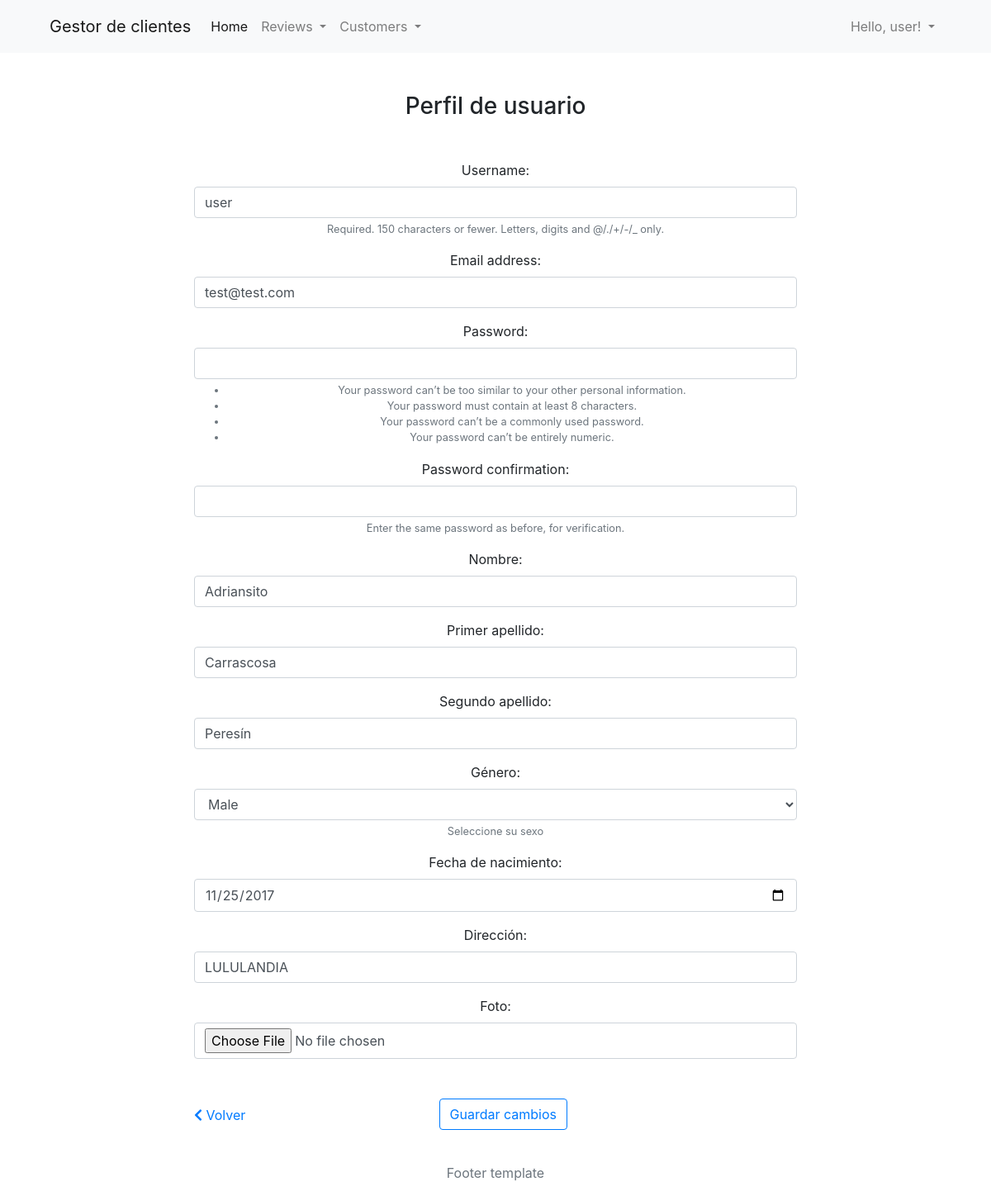
/accounts/profile/ (signed in), run on the app's committed database.
### gestion_clientes/models.py (models this page shows, shortened)
class Customer(models.Model):
    user = models.OneToOneField(User, verbose_name = "Usuario", on_delete = models.CASCADE)
    MALE = "M"
    FEMALE = "F"
    GENDER_OPTS = (
        (MALE, 'Male'),
        (FEMALE, 'Female'),
    )
    name = models.CharField(max_length = 30, verbose_name = "Nombre")
    middlename = models.CharField(max_length = 40, verbose_name = "Primer apellido")
    lastname = models.CharField(max_length = 40, verbose_name = "Segundo apellido")
    gender = models.CharField(max_length = 1, choices = GENDER_OPTS, default = MALE, verbose_name = "Género", help_text = "Seleccione su sexo")
    birthday = models.DateField(verbose_name = "Fecha de nacimiento", null = True, blank = True)
    address = models.CharField(max_length = 80, verbose_name = "Dirección")
    image = models.ImageField(null = True, blank = True, verbose_name= "Foto", upload_to = "images/")
    registered = models.DateTimeField(auto_now_add = True, verbose_name= "Fecha de registro")
    updated = models.DateTimeField(auto_now= True, verbose_name = "Fecha de edición")
    slug = models.SlugField()
    class Meta:
        verbose_name = "Cliente"
        verbose_name_plural = "Clientes"
        ordering = ("name", "birthday", "registered", "updated", 'gender')

### registration/views.py (the view)
# urls.py: path('profile/', views.profile_update, name = "profile"),
@transaction.atomic
def profile_update(request):
    if request.user.is_staff:
        return redirect('/admin/')
    if request.method == 'POST':
        customer_form = CustomerForm(request.POST, request.FILES, instance=request.user.customer)
        user_form = UserUpdateForm(request.POST, instance=request.user)
        if customer_form.is_valid() and user_form.is_valid():
            user_form.save()
            return redirect(reverse('profile') + '?updated')
    else:
        user_form = UserUpdateForm(instance=request.user)
        customer_form = CustomerForm(instance=request.user.customer)
    return render(request, 'registration/profile_update.html', {'customer_form': customer_form, 'user_form':user_form})

### gestion_clientes/forms.py (shortened to what this page needs)
class CustomerForm(forms.ModelForm):
    class Meta:
        model = Customer
        exclude = ['slug', 'products', 'user']
        widgets = { # Usamos el widget personalizado con uno de los formatos permitidos
            'birthday': DateInput(
                format='%Y-%m-%d'
            ),
        }

class UserUpdateForm(UserCreationForm):
    class Meta:
        model = User
        fields = ('username', 'email')
        error_messages = {
            'username': {
                'unique': ('El nombre de usuario debe ser único'),
                'max_length': ('Demasiado largo. Máximo de carácteres: 150'),
            },
        }
        help_text = {
            'username': ('Obligatorio. 150 carácteres o menos. Letras, números y @/./+/-/_ permitidos.'),
        }

### registration/templates/registration/profile_update.html (shortened to what this page needs)
{% extends 'base/base.html' %}
{% load widget_tweaks %}
{% block content %}
<div class="container">
    <div class="row">
        <div class="col-md-8 offset-md-2">
            <div class="text-center mt-5">
                <h3 class="mt-3 mb-5">Perfil de usuario</h3>
                <form action="" method="POST" enctype="multipart/form-data">
                    {% for field in user_form.visible_fields %}
                        <div class="form-group">
                        {{ field.label_tag }}
                        {% if user_form.is_bound %}
                            {% if field.errors %}
                            {% render_field field class="form-control is-invalid" %}
                            {% for error in field.errors %}
                                <div class="invalid-feedback">
                                {{ error }}
                                </div>
                            {% endfor %}
                            {% else %}
                            {% render_field field class="form-control is-valid" %}
                            {% endif %}
                        {% else %}
                            {% render_field field class="form-control" %}
                        {% endif %}
                        {% if field.help_text %}
                            <small class="form-text text-muted">{{ field.help_text|safe }}</small>
                        {% endif %}
                        </div>
                    {% endfor %}
                    {% for field in customer_form.visible_fields %}
                        <div class="form-group">
                        {{ field.label_tag }}
                        {% if customer_form.is_bound %}
                            {% if field.errors %}
                            {% render_field field class="form-control is-invalid" %}
                            {% for error in field.errors %}
                                <div class="invalid-feedback">
                                {{ error }}
                                </div>
                            {% endfor %}
                            {% else %}
                            {% render_field field class="form-control is-valid" %}
                            {% endif %}
                        {% else %}
                            {% render_field field class="form-control" %}
                        {% endif %}
                        {% if field.help_text %}
                            <small class="form-text text-muted">{{ field.help_text|safe }}</small>
                        {% endif %}
                        </div>
                    {% endfor %}
                    <div class="form-group row mb-3 mt-5">
                        <div class="col-md-12 text-center">
                            <a class="float-left pt-2" href={% url 'home' %}><i class="fas fa-chevron-left"></i> Volver</a>
                            <button style="position: relative; left: -3%;" type="submit" class="btn btn-outline-primary">
                                Guardar cambios
                            </button>
                        </div>
                    </div>
                </form>
            </div>
        </div>
    </div>
</div>
{% endblock content %}

### gestion_clientes/templates/base/base.html (shortened to what this page needs)
{% load widget_tweaks %}
<!DOCTYPE html>
<html lang="es">
<head>
    <link rel="stylesheet" href="https://maxcdn.bootstrapcdn.com/bootstrap/4.0.0/css/bootstrap.min.css"
>
    <link rel="stylesheet" href="https://use.fontawesome.com/releases/v5.6.1/css/all.css">
    {% load static %}
    <link rel="stylesheet" type="text/css" href="{% static 'base/css/base.css' %}">
</head>
<body>
    {% block navbar %}
        <nav class="navbar navbar-expand-lg navbar-light bg-light">
			<a class="navbar-brand" href="#">Gestor de clientes</a>
			<div class="collapse navbar-collapse" id="navbarNavAltMarkup">
				<div class="navbar-nav">
					<a class="nav-item nav-link active" href="{% url 'home' %}">Home <span class="sr-only">(current)</span></a>
                    <li class="nav-item dropdown">
                        <a class="nav-link dropdown-toggle" href="#" id="navbarDropdown" role="button" data-toggle="dropdown" aria-haspopup="true" aria-expanded="false">
                        Reviews
                        </a>
                    </li>
                    <li class="nav-item dropdown">
                        <a class="nav-link dropdown-toggle" href="#" id="navbarDropdown" role="button" data-toggle="dropdown" aria-haspopup="true" aria-expanded="false">
                        Customers
                        </a>
                    </li>
				</div>
			</div>
            {% if request.user.is_authenticated %}
            <div class="navbar-nav">
                <li class="nav-item dropdown">
                    <a class="nav-link dropdown-toggle" href="#" id="navbarDropdown" role="button" data-toggle="dropdown" aria-haspopup="true" aria-expanded="false">
                    Hello, {{request.user}}!
                    </a>
                </li>
            </div>
            {% endif %}
		</nav>
    {% endblock navbar %}
    {% block content %}
    {% endblock content %}
    {% block footer %}
    <footer class="mt-4">
    <div class="container">
        <div class="row">
            <div class="col-md-8 offset-md-2">
                <div class="text-center">
                    <p class="text-muted">Footer template</p>
                </div>
            </div>
        </div>
    </div>
    </footer>
    {% endblock footer %}
</body>
</html>

### gestion_clientes/static/base/css/base.css (style rules this page uses)
.navbar { padding: 1% 5%; }

### data on the page
Customer: name "Adriansito" "Carrascosa" "Peresín" "Male" "11/25/2017" "LULULANDIA"

### other printed values
{{ request.user }} "user"
{{ field.label_tag }} "Username:" "Email address:" "Password:" "Password confirmation:"
{{ field.help_text|safe }} "Required. 150 characters or fewer. Letters, digits and @/./+/-/_ only." "Enter the same password as before, for verification."
{{ field.label_tag }} "Nombre:" "Primer apellido:" "Segundo apellido:" "Género:" "Fecha de nacimiento:" "Dirección:" "Foto:"
{{ field.help_text|safe }} "Seleccione su sexo"
